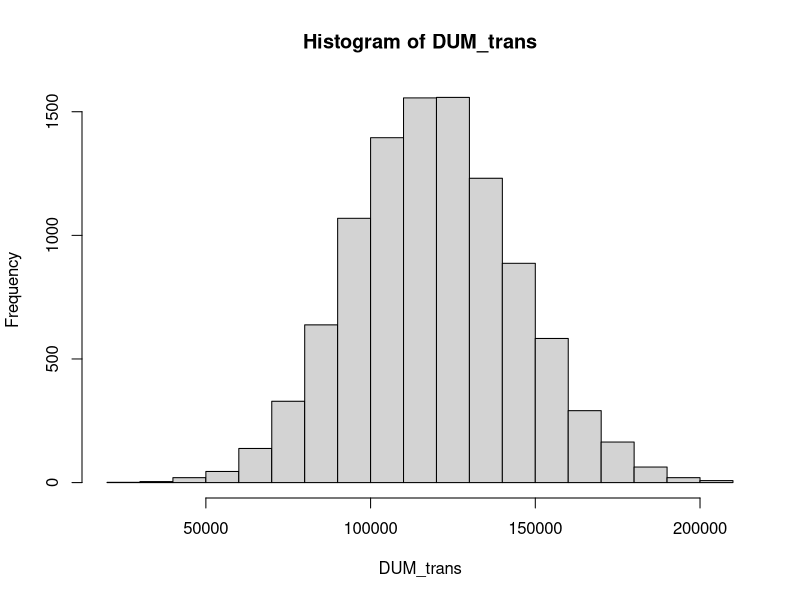
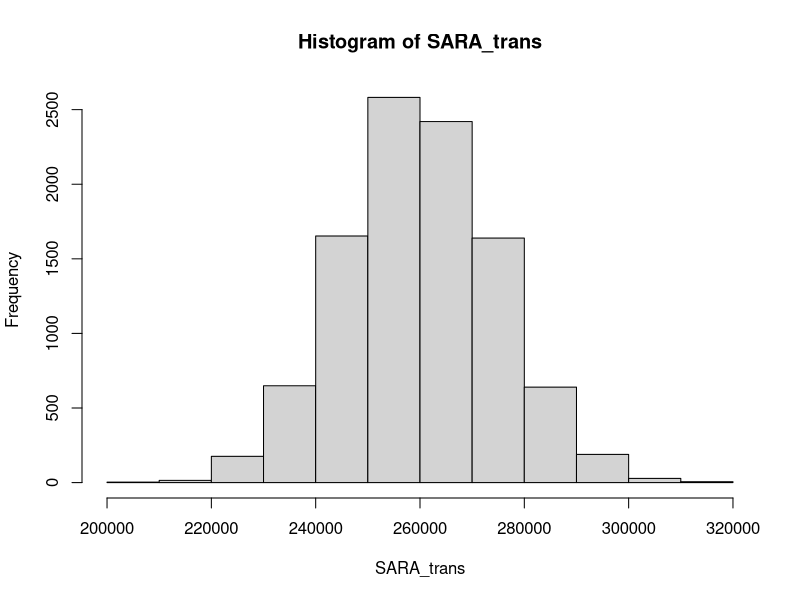
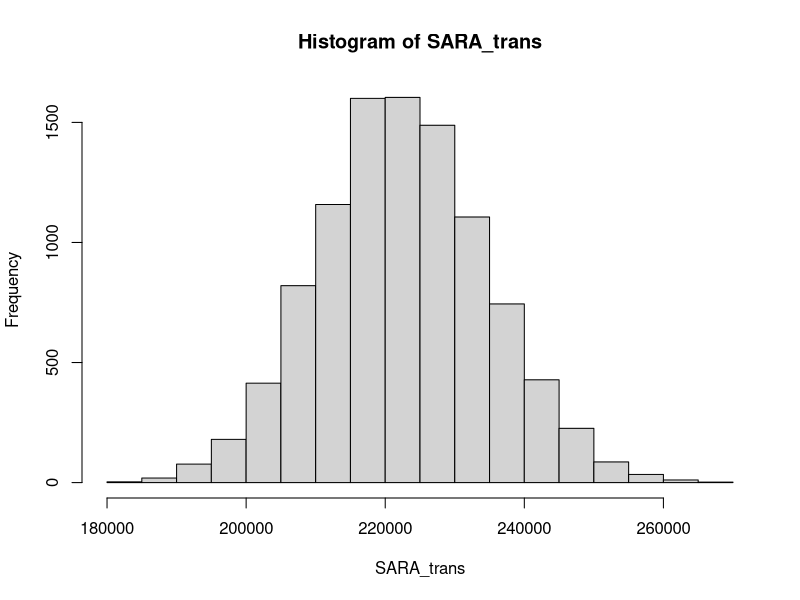
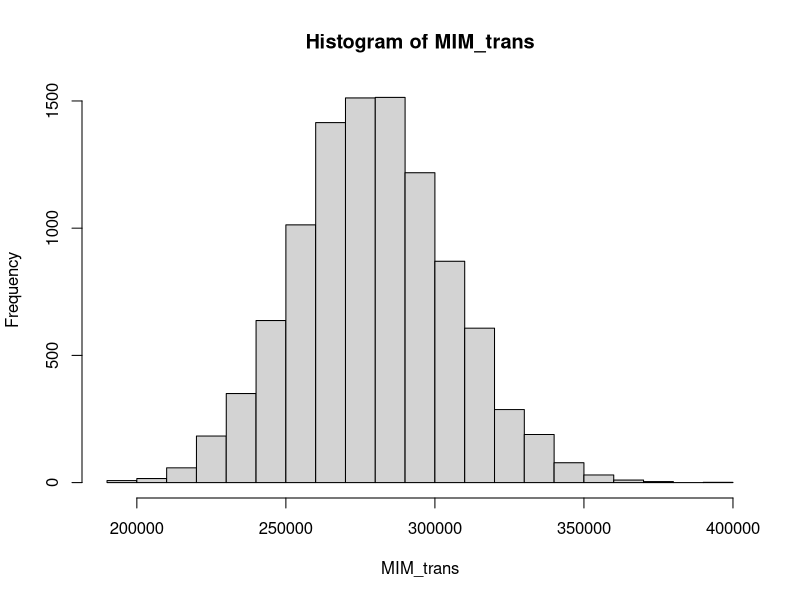

Recreate these plots in R, in order.
## ---- chunk 1
knitr::opts_chunk$set(echo = TRUE)
library(tidyverse)
library(ggpubr)
## ---- chunk 2
#load data
branch_df <- read_tsv("auto_500_single_pac_clean.tab")
DUM_pair <- read_delim("DUM_pair.tab",delim = " ",col_names = F)%>%select(pair_w = X12)
MIM_pair <- read_delim("MIM_pair.tab",delim = " ",col_names = F)%>%select(pair_w = X12)
SARA_pair <- read_delim("SARA_pair.tab",delim = " ",col_names = F)%>%select(pair_w = X12)
## ---- chunk 3
##define function
social_transition <- function(branch_df, pair, social, subsocial,t_mean,t_sd) {
  branch_1 <- branch_df %>%
    filter(nodename == social) %>%
    mutate(w = dN/dS) %>%
    select(w)
  branch1_mean <- mean(branch_1$w)
  branch1_se <- sd(branch_1$w) / sqrt(500)

  branch_2 <- branch_df %>%
    filter(nodename == subsocial) %>%
    mutate(w = dN/dS) %>%
    select(w)
  branch2_mean <- mean(branch_2$w)
  branch2_se <- sd(branch_2$w) / sqrt(500)

  pair_mean <- mean(pair$pair_w)
  pair_se <- sd(pair$pair_w) / sqrt(500)

  social_vec <- c()
  for (i in 1:10000) {
    pair_w <- rnorm(1, mean = pair_mean, sd = pair_se)
    branch1_w <- rnorm(1, mean = branch1_mean, sd = branch1_se)
    branch2_w <- rnorm(1, mean = branch2_mean, sd = branch2_se)
    div_T <- rnorm(1, mean = t_mean, sd = t_sd)
    social_time <- (branch1_w - branch2_w) / (pair_w - branch2_w) * div_T
    social_vec <- c(social_vec, social_time)
  }
  print(branch1_mean)
  print(branch1_se*3)
  print(branch2_mean)
  print(branch2_se*3)
  print(pair_mean)
  print(pair_se*3)
  return(social_vec)
}

## ---- chunk 4
##Divergence time
# DUM-TENT
dS_vec <- branch_df%>%
  filter(nodename %in% c("DUM","TENT"))%>%
  select(dS)
t_mean_DT <- mean(dS_vec$dS)/5e-09
t_sd_DT <-sd(dS_vec$dS)/5e-09

# MIM-AFR
dS_vec <- branch_df%>%
  filter(nodename %in% c("MIM","AFR"))%>%
  select(dS)
t_mean_MA <- mean(dS_vec$dS)/5e-09
t_sd_MA <-sd(dS_vec$dS)/5e-09

# SARA-PAC
dS_vec <- branch_df%>%
  filter(nodename %in% c("SARA"))%>%
  select(dS)
t_mean_SP <- mean(dS_vec$dS)/5e-09
t_sd_SP <-sd(dS_vec$dS)/5e-09

# SARA-PAC
dS_vec <- branch_df%>%
  filter(nodename %in% c("SARA"))%>%
  select(dS)
t_mean_SP <- mean(dS_vec$dS)/5e-09
t_sd_SP <-sd(dS_vec$dS)/5e-09

# SARA-BI
dS_vec <- branch_df%>%
  filter(nodename %in% c("BI"))%>%
  select(dS)
t_mean_SB <- mean(dS_vec$dS)/5e-09
t_sd_SB <-sd(dS_vec$dS)/5e-09

wide_branch_dS <- branch_df%>%
  select(nodename,dS,id)%>%
  group_by(id)%>%
  pivot_wider(names_from = nodename,values_from = dS)

t_SPDT_vec <- wide_branch_dS%>%
  mutate(dS_t1 = ((DUM + TENT)/2 + TENT_DUM + (SARA+PAC_SARA+BI)/2  + BI_PAC_SARA)/2)%>%
  select(dS_t1)%>%
  mutate(dS_t1_y = dS_t1/5e-09)
t_mean_SPDT <- mean(t_SPDT_vec$dS_t1_y)
t_sd_SPDT <- sd(t_SPDT_vec$dS_t1_y)

t_SPDTAM_vec <- wide_branch_dS%>%
  mutate(dS_t2 = (((DUM + TENT)/2 + TENT_DUM + (SARA+PAC_SARA+BI)/2  + BI_PAC_SARA)/2 + TENT_DUM_BI_PAC_SARA + (MIM + AFR)/2 + AFR_MIM)/2 )%>%
  select(dS_t2)%>%
  mutate(dS_t2_y = dS_t2/5e-09)
t_mean_SPDTAM <- mean(t_SPDTAM_vec$dS_t2_y)
t_sd_SPDTAM <- sd(t_SPDTAM_vec$dS_t2_y)

t_L_vec <- wide_branch_dS%>%
  mutate(dS_L = ((((DUM + TENT)/2 + TENT_DUM + (SARA+PAC_SARA+BI)/2  + BI_PAC_SARA)/2 + TENT_DUM_BI_PAC_SARA + (MIM + AFR)/2 + AFR_MIM)/2 + LIN)/2 )%>%
  select(dS_L)%>%
  mutate(dS_L_y = dS_L/5e-09)
t_mean_L <- mean(t_L_vec$dS_L_y)
t_sd_L <- sd(t_L_vec$dS_L_y)

t_B_vec <- wide_branch_dS%>%
  mutate(dS_B = (BI + SARA + PAC_SARA)/2)%>%
  select(dS_B)%>%
  mutate(dS_B_y = dS_B/5e-09)
t_mean_B <- mean(t_B_vec$dS_B_y)
t_sd_B <- sd(t_B_vec$dS_B_y)

## ---- chunk 5

## ---- chunk 6
# Set the seed
set.seed(688344)
DUM_trans <- social_transition(branch_df,DUM_pair,"DUM","TENT",t_mean_DT,t_sd_DT)
hist(DUM_trans)
mean(DUM_trans)
quantile(DUM_trans,0.025)
quantile(DUM_trans,0.975)
## ---- chunk 7
# Set the seed
set.seed(688344)
SARA_trans <- social_transition(branch_df,SARA_pair,"SARA","PAC",t_mean_SP,t_sd_SP)
hist(SARA_trans)
mean(SARA_trans)
quantile(SARA_trans,0.025)
quantile(SARA_trans,0.975)
set.seed(688344)
SARA_trans <- social_transition(branch_df,SARA_pair,"SARA","BI",t_mean_SB,t_sd_SB)
hist(SARA_trans)
mean(SARA_trans)
quantile(SARA_trans,0.025)
quantile(SARA_trans,0.975)
## ---- chunk 8
# Set the seed
set.seed(688344)
MIM_trans <- social_transition(branch_df,MIM_pair,"MIM","AFR",t_mean_MA,t_sd_MA)
hist(MIM_trans)
mean(MIM_trans)
quantile(MIM_trans,0.025)
quantile(MIM_trans,0.975)
